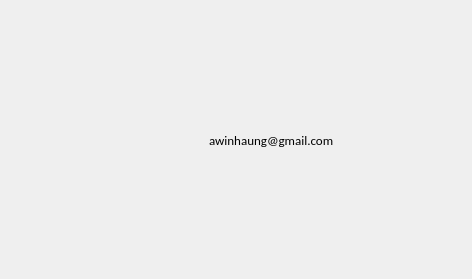
<?xml version="1.0" encoding="UTF-8"?>
<ui version="4.0">
 <class>infoDialogClass</class>
 <widget class="QDialog" name="infoDialogClass">
  <property name="geometry">
   <rect>
    <x>0</x>
    <y>0</y>
    <width>472</width>
    <height>279</height>
   </rect>
  </property>
  <property name="windowTitle">
   <string>infoDialog</string>
  </property>
  <layout class="QGridLayout" name="gridLayout_2">
   <item row="0" column="0">
    <layout class="QGridLayout" name="gridLayout" rowstretch="1,0,1" columnstretch="1,0,0,1">
     <item row="1" column="2">
      <widget class="QLabel" name="label_2">
       <property name="font">
        <font>
         <family>Calibri</family>
         <pointsize>10</pointsize>
        </font>
       </property>
       <property name="text">
        <string>awinhaung@gmail.com</string>
       </property>
      </widget>
     </item>
     <item row="1" column="3">
      <spacer name="horizontalSpacer_2">
       <property name="orientation">
        <enum>Qt::Horizontal</enum>
       </property>
       <property name="sizeHint" stdset="0">
        <size>
         <width>40</width>
         <height>20</height>
        </size>
       </property>
      </spacer>
     </item>
     <item row="1" column="0">
      <spacer name="horizontalSpacer_3">
       <property name="orientation">
        <enum>Qt::Horizontal</enum>
       </property>
       <property name="sizeHint" stdset="0">
        <size>
         <width>40</width>
         <height>20</height>
        </size>
       </property>
      </spacer>
     </item>
     <item row="0" column="2">
      <spacer name="verticalSpacer">
       <property name="orientation">
        <enum>Qt::Vertical</enum>
       </property>
       <property name="sizeHint" stdset="0">
        <size>
         <width>20</width>
         <height>40</height>
        </size>
       </property>
      </spacer>
     </item>
     <item row="1" column="1">
      <widget class="QLabel" name="label_3">
       <property name="styleSheet">
        <string notr="true">min-width:  64px;
max-width:  64px;
min-height: 64px;
max-height: 64px;

border-radius: 32px;
border-width: 0 0 0 0;
border-image: url(:/CpuPowerRegulator/icon/gafield.png) 0 0 0 0 stretch strectch;</string>
       </property>
       <property name="text">
        <string/>
       </property>
      </widget>
     </item>
     <item row="2" column="2">
      <spacer name="verticalSpacer_2">
       <property name="orientation">
        <enum>Qt::Vertical</enum>
       </property>
       <property name="sizeHint" stdset="0">
        <size>
         <width>20</width>
         <height>40</height>
        </size>
       </property>
      </spacer>
     </item>
    </layout>
   </item>
  </layout>
 </widget>
 <layoutdefault spacing="6" margin="11"/>
 <resources>
  <include location="CpuPowerRegulator.qrc"/>
 </resources>
 <connections/>
</ui>
